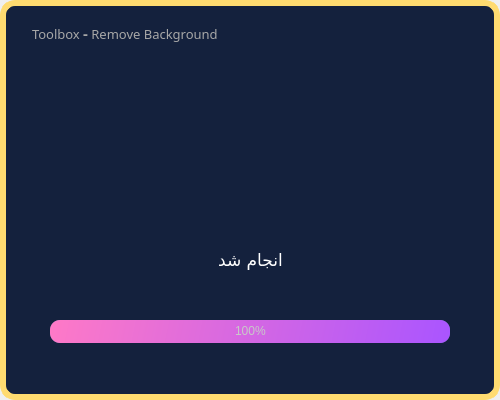
<?xml version="1.0" encoding="UTF-8"?>
<ui version="4.0">
 <class>RemoveBG</class>
 <widget class="QMainWindow" name="RemoveBG">
  <property name="geometry">
   <rect>
    <x>0</x>
    <y>0</y>
    <width>500</width>
    <height>400</height>
   </rect>
  </property>
  <property name="windowTitle">
   <string>MainWindow</string>
  </property>
  <property name="styleSheet">
   <string notr="true"/>
  </property>
  <widget class="QWidget" name="centralwidget">
   <widget class="QFrame" name="frame">
    <property name="geometry">
     <rect>
      <x>0</x>
      <y>0</y>
      <width>500</width>
      <height>400</height>
     </rect>
    </property>
    <property name="styleSheet">
     <string notr="true">QFrame{
	background-color:#14213d;
	border:6px solid #FFDB70;
border-radius:15px;
}
</string>
    </property>
    <property name="frameShape">
     <enum>QFrame::StyledPanel</enum>
    </property>
    <property name="frameShadow">
     <enum>QFrame::Raised</enum>
    </property>
    <widget class="QPushButton" name="btn_digits_2">
     <property name="enabled">
      <bool>true</bool>
     </property>
     <property name="geometry">
      <rect>
       <x>340</x>
       <y>180</y>
       <width>100</width>
       <height>50</height>
      </rect>
     </property>
     <property name="font">
      <font>
       <family>Gandom</family>
       <pointsize>10</pointsize>
      </font>
     </property>
     <property name="cursor">
      <cursorShape>PointingHandCursor</cursorShape>
     </property>
     <property name="styleSheet">
      <string notr="true">QPushButton{
border: 2px solid qlineargradient(spread:pad, x1:0.006, y1:0.585, x2:1, y2:0, stop:0.369318 rgba(246, 176, 66, 255), stop:1 rgba(249, 237, 78, 255));
border-radius:20px;
background-color:qlineargradient(spread:pad, x1:0.006, y1:0.585, x2:1, y2:0, stop:0.369318 rgba(246, 176, 66, 255), stop:1 rgba(249, 237, 78, 255));
color: black;   
}
QPushButton:disabled{
background-color: rgb(167, 167, 167);
border:none;
	color:#14213d;
}
</string>
     </property>
     <property name="text">
      <string>حذف پس زمینه</string>
     </property>
     <property name="checkable">
      <bool>true</bool>
     </property>
     <property name="checked">
      <bool>false</bool>
     </property>
    </widget>
    <widget class="QPushButton" name="btn_upload">
     <property name="enabled">
      <bool>true</bool>
     </property>
     <property name="geometry">
      <rect>
       <x>70</x>
       <y>180</y>
       <width>50</width>
       <height>50</height>
      </rect>
     </property>
     <property name="font">
      <font>
       <family>Gandom</family>
       <pointsize>13</pointsize>
      </font>
     </property>
     <property name="cursor">
      <cursorShape>PointingHandCursor</cursorShape>
     </property>
     <property name="styleSheet">
      <string notr="true">QPushButton{

border: 2px solid qlineargradient(spread:pad, x1:0.006, y1:0.585, x2:1, y2:0, stop:0.369318 rgba(246, 176, 66, 255), stop:1 rgba(249, 237, 78, 255));
border-radius:20px;
background-color:qlineargradient(spread:pad, x1:0.006, y1:0.585, x2:1, y2:0, stop:0.369318 rgba(246, 176, 66, 255), stop:1 rgba(249, 237, 78, 255));
color: black;   
}
QPushButton:disabled{
background-color: rgb(167, 167, 167);
border:none;
	color:#14213d;
}</string>
     </property>
     <property name="text">
      <string/>
     </property>
     <property name="icon">
      <iconset>
       <normaloff>C:/Users/Fateme/Downloads/—Pngtree—vector picture icon_4013511.png</normaloff>C:/Users/Fateme/Downloads/—Pngtree—vector picture icon_4013511.png</iconset>
     </property>
     <property name="iconSize">
      <size>
       <width>35</width>
       <height>35</height>
      </size>
     </property>
     <property name="checkable">
      <bool>true</bool>
     </property>
     <property name="checked">
      <bool>false</bool>
     </property>
    </widget>
    <widget class="QLabel" name="Title">
     <property name="geometry">
      <rect>
       <x>32</x>
       <y>18</y>
       <width>231</width>
       <height>31</height>
      </rect>
     </property>
     <property name="font">
      <font>
       <family>A Salamat</family>
       <pointsize>10</pointsize>
       <weight>50</weight>
       <bold>false</bold>
       <kerning>true</kerning>
      </font>
     </property>
     <property name="styleSheet">
      <string notr="true">
color: #a7a7a7;
border:none;</string>
     </property>
     <property name="text">
      <string>Toolbox &lt;span style=&quot; font-size:11pt; font-weight:600;&quot;&gt;-&lt;/span&gt; Remove Background</string>
     </property>
     <property name="scaledContents">
      <bool>false</bool>
     </property>
    </widget>
    <widget class="QPushButton" name="ExitButton">
     <property name="geometry">
      <rect>
       <x>455</x>
       <y>20</y>
       <width>25</width>
       <height>25</height>
      </rect>
     </property>
     <property name="cursor">
      <cursorShape>PointingHandCursor</cursorShape>
     </property>
     <property name="styleSheet">
      <string notr="true"/>
     </property>
     <property name="text">
      <string/>
     </property>
     <property name="icon">
      <iconset>
       <normaloff>C:/Users/Fateme/Downloads/Icon awesome-power-off.png</normaloff>C:/Users/Fateme/Downloads/Icon awesome-power-off.png</iconset>
     </property>
     <property name="iconSize">
      <size>
       <width>20</width>
       <height>20</height>
      </size>
     </property>
     <property name="flat">
      <bool>true</bool>
     </property>
    </widget>
    <widget class="QLabel" name="label">
     <property name="geometry">
      <rect>
       <x>150</x>
       <y>160</y>
       <width>141</width>
       <height>35</height>
      </rect>
     </property>
     <property name="font">
      <font>
       <family>Gandom</family>
       <pointsize>10</pointsize>
      </font>
     </property>
     <property name="styleSheet">
      <string notr="true">border:none;
color: white;</string>
     </property>
     <property name="text">
      <string/>
     </property>
     <property name="alignment">
      <set>Qt::AlignCenter</set>
     </property>
     <property name="wordWrap">
      <bool>true</bool>
     </property>
    </widget>
    <widget class="QPushButton" name="pushButton">
     <property name="geometry">
      <rect>
       <x>290</x>
       <y>165</y>
       <width>20</width>
       <height>20</height>
      </rect>
     </property>
     <property name="text">
      <string/>
     </property>
     <property name="icon">
      <iconset>
       <normaloff>C:/Users/Fateme/Downloads/multiplication-icon-1(1).png</normaloff>C:/Users/Fateme/Downloads/multiplication-icon-1(1).png</iconset>
     </property>
     <property name="iconSize">
      <size>
       <width>25</width>
       <height>25</height>
      </size>
     </property>
     <property name="flat">
      <bool>true</bool>
     </property>
    </widget>
    <widget class="QLabel" name="label_2">
     <property name="geometry">
      <rect>
       <x>158</x>
       <y>195</y>
       <width>135</width>
       <height>36</height>
      </rect>
     </property>
     <property name="styleSheet">
      <string notr="true">border:none;</string>
     </property>
     <property name="text">
      <string/>
     </property>
     <property name="pixmap">
      <pixmap>C:/Users/Fateme/Downloads/giphy (2)(1).gif</pixmap>
     </property>
     <property name="scaledContents">
      <bool>true</bool>
     </property>
    </widget>
    <zorder>btn_digits_2</zorder>
    <zorder>btn_upload</zorder>
    <zorder>Title</zorder>
    <zorder>ExitButton</zorder>
    <zorder>label_2</zorder>
    <zorder>label</zorder>
    <zorder>pushButton</zorder>
   </widget>
   <widget class="QFrame" name="frame_2">
    <property name="geometry">
     <rect>
      <x>20</x>
      <y>80</y>
      <width>461</width>
      <height>291</height>
     </rect>
    </property>
    <property name="styleSheet">
     <string notr="true">border:none;
background-color: rgb(20, 33, 61);</string>
    </property>
    <property name="frameShape">
     <enum>QFrame::StyledPanel</enum>
    </property>
    <property name="frameShadow">
     <enum>QFrame::Raised</enum>
    </property>
    <widget class="QProgressBar" name="progressBar">
     <property name="geometry">
      <rect>
       <x>30</x>
       <y>240</y>
       <width>400</width>
       <height>23</height>
      </rect>
     </property>
     <property name="font">
      <font>
       <stylestrategy>PreferDefault</stylestrategy>
      </font>
     </property>
     <property name="styleSheet">
      <string notr="true">QProgressBar {
	
	background-color: rgb(98, 114, 164);
	color: rgb(200, 200, 200);
	border-style: none;
	border-radius: 10px;
	text-align: center;
}
QProgressBar::chunk{
	border-radius: 10px;
	background-color: qlineargradient(spread:pad, x1:0, y1:0.511364, x2:1, y2:0.523, stop:0 rgba(254, 121, 199, 255), stop:1 rgba(170, 85, 255, 255));
}</string>
     </property>
     <property name="value">
      <number>100</number>
     </property>
     <property name="orientation">
      <enum>Qt::Horizontal</enum>
     </property>
     <property name="textDirection">
      <enum>QProgressBar::TopToBottom</enum>
     </property>
    </widget>
    <widget class="QLabel" name="label_3">
     <property name="geometry">
      <rect>
       <x>-8</x>
       <y>-100</y>
       <width>455</width>
       <height>350</height>
      </rect>
     </property>
     <property name="styleSheet">
      <string notr="true">background-color: rgb(20, 33, 61);</string>
     </property>
     <property name="text">
      <string/>
     </property>
     <property name="scaledContents">
      <bool>true</bool>
     </property>
    </widget>
    <widget class="QLabel" name="label_4">
     <property name="geometry">
      <rect>
       <x>185</x>
       <y>170</y>
       <width>91</width>
       <height>21</height>
      </rect>
     </property>
     <property name="font">
      <font>
       <family>Gandom</family>
       <pointsize>13</pointsize>
      </font>
     </property>
     <property name="styleSheet">
      <string notr="true">color: rgb(255, 255, 255);</string>
     </property>
     <property name="text">
      <string>انجام شد</string>
     </property>
     <property name="alignment">
      <set>Qt::AlignCenter</set>
     </property>
    </widget>
    <zorder>label_3</zorder>
    <zorder>label_4</zorder>
    <zorder>progressBar</zorder>
   </widget>
  </widget>
 </widget>
 <resources/>
 <connections/>
</ui>
